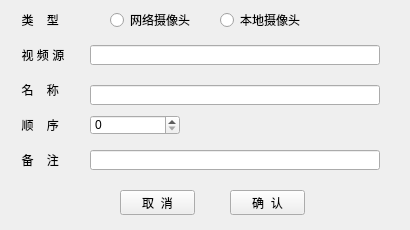
<?xml version="1.0" encoding="UTF-8"?>
<ui version="4.0">
 <class>AddCameraWidget</class>
 <widget class="QWidget" name="AddCameraWidget">
  <property name="geometry">
   <rect>
    <x>0</x>
    <y>0</y>
    <width>410</width>
    <height>230</height>
   </rect>
  </property>
  <property name="minimumSize">
   <size>
    <width>410</width>
    <height>230</height>
   </size>
  </property>
  <property name="maximumSize">
   <size>
    <width>410</width>
    <height>230</height>
   </size>
  </property>
  <property name="windowTitle">
   <string>添加摄像头</string>
  </property>
  <widget class="QLabel" name="name">
   <property name="geometry">
    <rect>
     <x>15</x>
     <y>80</y>
     <width>60</width>
     <height>20</height>
    </rect>
   </property>
   <property name="text">
    <string>  名    称</string>
   </property>
  </widget>
  <widget class="QLineEdit" name="nameEdit">
   <property name="geometry">
    <rect>
     <x>90</x>
     <y>85</y>
     <width>290</width>
     <height>20</height>
    </rect>
   </property>
  </widget>
  <widget class="QRadioButton" name="webCamera">
   <property name="geometry">
    <rect>
     <x>110</x>
     <y>10</y>
     <width>90</width>
     <height>20</height>
    </rect>
   </property>
   <property name="text">
    <string>网络摄像头</string>
   </property>
  </widget>
  <widget class="QLabel" name="link">
   <property name="geometry">
    <rect>
     <x>15</x>
     <y>45</y>
     <width>60</width>
     <height>20</height>
    </rect>
   </property>
   <property name="text">
    <string>  视 频 源</string>
   </property>
  </widget>
  <widget class="QLabel" name="order">
   <property name="geometry">
    <rect>
     <x>15</x>
     <y>115</y>
     <width>60</width>
     <height>20</height>
    </rect>
   </property>
   <property name="text">
    <string>  顺    序</string>
   </property>
  </widget>
  <widget class="QSpinBox" name="orderBox">
   <property name="enabled">
    <bool>true</bool>
   </property>
   <property name="geometry">
    <rect>
     <x>90</x>
     <y>115</y>
     <width>90</width>
     <height>20</height>
    </rect>
   </property>
  </widget>
  <widget class="QLabel" name="comment">
   <property name="geometry">
    <rect>
     <x>15</x>
     <y>150</y>
     <width>60</width>
     <height>20</height>
    </rect>
   </property>
   <property name="text">
    <string>  备    注</string>
   </property>
  </widget>
  <widget class="QPushButton" name="cancelBtn">
   <property name="geometry">
    <rect>
     <x>120</x>
     <y>190</y>
     <width>75</width>
     <height>25</height>
    </rect>
   </property>
   <property name="text">
    <string>取  消</string>
   </property>
  </widget>
  <widget class="QPushButton" name="comfirmBtn">
   <property name="geometry">
    <rect>
     <x>230</x>
     <y>190</y>
     <width>75</width>
     <height>25</height>
    </rect>
   </property>
   <property name="text">
    <string>确  认</string>
   </property>
  </widget>
  <widget class="QLineEdit" name="commentEdit">
   <property name="geometry">
    <rect>
     <x>90</x>
     <y>150</y>
     <width>290</width>
     <height>20</height>
    </rect>
   </property>
  </widget>
  <widget class="QRadioButton" name="localCamera">
   <property name="geometry">
    <rect>
     <x>220</x>
     <y>10</y>
     <width>90</width>
     <height>20</height>
    </rect>
   </property>
   <property name="text">
    <string>本地摄像头</string>
   </property>
  </widget>
  <widget class="QLabel" name="typeLabel">
   <property name="geometry">
    <rect>
     <x>15</x>
     <y>10</y>
     <width>60</width>
     <height>20</height>
    </rect>
   </property>
   <property name="text">
    <string>  类    型</string>
   </property>
  </widget>
  <widget class="QLineEdit" name="addressEdit">
   <property name="geometry">
    <rect>
     <x>90</x>
     <y>45</y>
     <width>290</width>
     <height>20</height>
    </rect>
   </property>
  </widget>
 </widget>
 <resources/>
 <connections/>
</ui>
